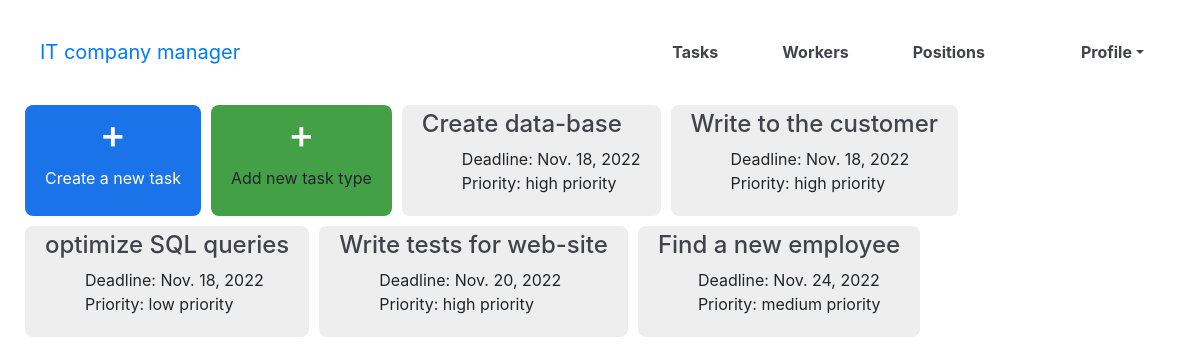
The page /tasks/ (signed in) on the database its author committed.
### manager/models.py (models this page shows)
class Task(models.Model):
    PRIORITY_LEVEL_CHOICES = (
        ("H", "high priority"),
        ("M", "medium priority"),
        ("L", "low priority"),
    )
    name = models.CharField(max_length=255)
    description = models.TextField(blank=True)
    deadline = models.DateField()
    is_completed = models.BooleanField(default=False)
    priority = models.CharField(
        max_length=1,
        choices=PRIORITY_LEVEL_CHOICES,
        default="medium priority",
    )
    task_type = models.ForeignKey(TaskType, on_delete=models.CASCADE, related_name="tasks")
    assignees = models.ManyToManyField(Worker)
    class Meta:
        ordering = ["is_completed", "deadline", "priority"]

### manager/views.py (the view)
# urls.py: path("tasks/", TaskListView.as_view(), name="task-list"),
class TaskListView(LoginRequiredMixin, generic.ListView):
    model = Task
    paginate_by = 5
    queryset = Task.objects.all().select_related("task_type")
    def get_context_data(self, *, object_list=None, **kwargs):
        context = super(TaskListView, self).get_context_data(**kwargs)
        name = self.request.GET.get("name", "")
        context["search_form"] = TaskSearchForm(initial={"name": name})
        return context
    def get_queryset(self):
        name = self.request.GET.get("name")
        if name:
            return self.queryset.filter(name__icontains=name)
        return self.queryset

### templates/manager/task_list.html (shortened to what this page needs)
{% extends "base.html" %}
{% load crispy_forms_filters %}
{% block content %}
  <div class="tasks">
    <div class="task task-create">
      <h1><a href="{% url "manager:task-create" %}" class="link link-create">+</a></h1>
      <p>Create a new task</p>
    </div>
    <div class="task task-type-create">
      <h1><a href="{% url "manager:task-type-create" %}" class="link link-create">+</a></h1>
      <p>Add new task type</p>
    </div>
    {% for task in task_list %}
      <div class="task">
        <h4><a href="{% url "manager:task-detail" pk=task.id %}" class="link">{{ task.name }}</a></h4>
        <ul class="ul">
          <li>Deadline: {{ task.deadline }}</li>
          <li>Priority: {{ task.get_priority_display }}</li>
        </ul>
      </div>
    {% endfor %}
  </div>
{% endblock %}

### static/css/styles.css (style rules this page uses)
body { margin: 0; width: 100%; height: 100%; position: absolute; top: 0; left: 0; overflow: auto; }
.link { text-decoration: none; color: #42424a; text-align: center; }
.ul { list-style-type: none; }
.task { display: inline-block; margin: 5px; padding: 5px 20px; background-color: #eee; border-radius: 8px; }
.tasks { display: flex; flex-wrap: wrap; margin: 0 20px; }
.task-create { background-color: #1A73E8; color: white; text-align: center; }
.link-create { color: white; }
.task-type-create { text-align: center; background-color: #43A047; }

### rows shown on the page
Task: name "Create data-base", deadline "Nov. 18, 2022", priority "high priority"
Task: name "Write to the customer", deadline "Nov. 18, 2022", priority "high priority"
Task: name "optimize SQL queries", deadline "Nov. 18, 2022", priority "low priority"
Task: name "Write tests for web-site", deadline "Nov. 20, 2022", priority "high priority"
Task: name "Find a new employee", deadline "Nov. 24, 2022", priority "medium priority"
